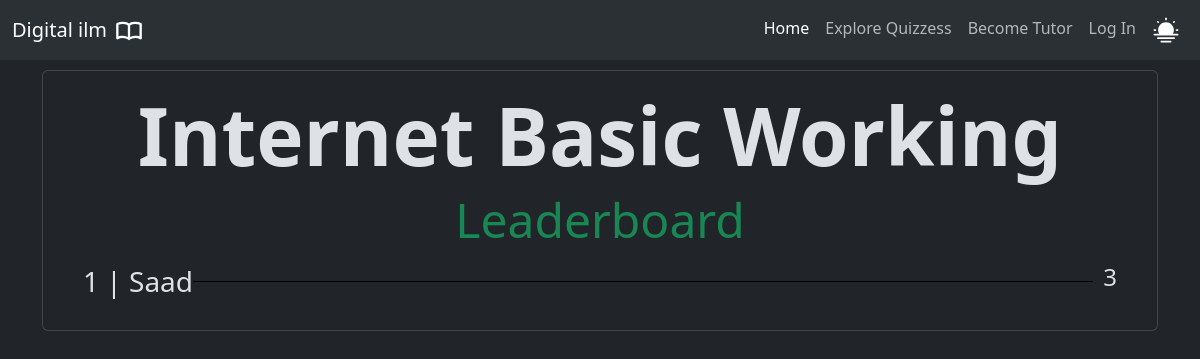
The page /learn/3/leaderboard/ on the database as committed earlier.
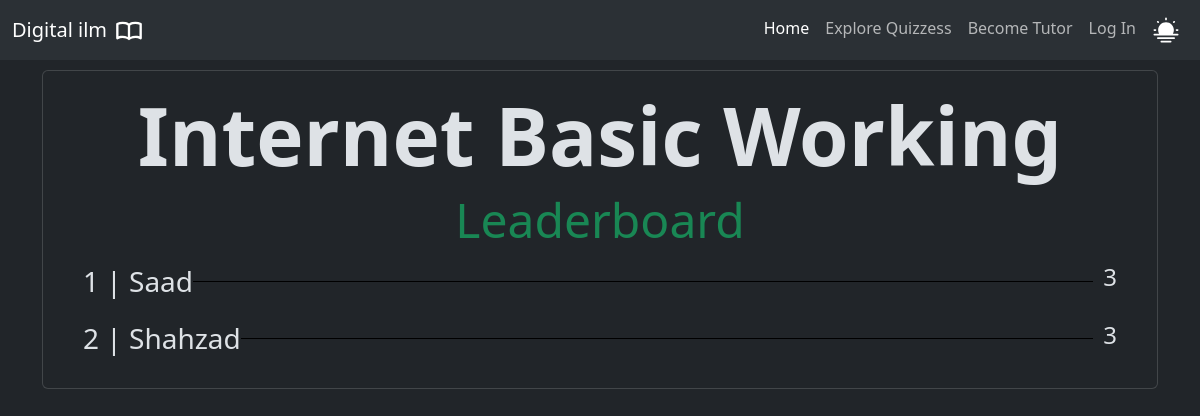
The same page on the database as committed later.
### learn/models.py (models this page shows, shortened)
class QuestionSheet(models.Model):
    title = models.CharField(max_length=200)
    tutor = models.ForeignKey(User, on_delete=models.CASCADE, related_name="tutor")
    l = [
        (1, 1),
        (2, 2),
        (3, 3),
        (4, 4),
        (5, 5)]
    level = models.IntegerField(choices=l, default=1)

class Student(models.Model):
    name = models.CharField(max_length=100)
    score = models.IntegerField()
    attempted_sheet = models.ForeignKey(QuestionSheet, on_delete=models.CASCADE, related_name="attempted_sheet")

### learn/views.py (the view)
# urls.py: path('<int:question_sheet_id>/leaderboard/', views.leaderboard_by_id, name="leaderboard_by_id"),
def leaderboard_by_id(request, question_sheet_id):
    raw_question_sheet = QuestionSheet.objects.filter(id=question_sheet_id)
    if not raw_question_sheet:
        return render(request, 'question_sheet.html', {"found": 0})
    question_sheet = raw_question_sheet[0]
    all_students = Student.objects.filter(attempted_sheet=question_sheet.id)
    redirected = request.GET.get('redirected', False)
    _student_id: str = request.GET.get('student_id', "")
    student_id = int(_student_id) if _student_id.isdigit() else None
    student = None
    if redirected and student_id:
        _student = Student.objects.filter(id=student_id, attempted_sheet=question_sheet.id)
        student = _student[0] if _student else None
    return render(request, 'leaderboard.html', {"question_sheet": question_sheet, "student": student, "all_students": all_students, "redirected": redirected})

### learn/templates/leaderboard.html (shortened to what this page needs)
{% extends "layout.html" %}
{% block body %}
<div class="container mt-5">
  <div class="card">
      <div class="card-body">
          <h1 class="card-title text-center display-1 fw-bold">{{ question_sheet.title }}</h1>
          <h1 class="card-title text-center display-5 text-success">Leaderboard</h1>
          {% for student in all_students %}
          <div class="mx-4 mb-2"
               style="
               display: flex;
               align-items: center;
               justify-content: space-between;
               ">
              <h3 class="mt-2 mr-2">
                {{ student.id }} | {{ student.name }}
              </h3>
              <span class=""
                    style="
                    flex-grow: 1;
                    border-bottom: 1px solid #000;
                    margin-right: 10px;
                    "></span>
              <h4>
                  {{ student.score }}
              </h4>
          </div>
          {% endfor %}
      </div>
  </div>
</div>
{% endblock %}

### templates/layout.html (shortened to what this page needs)
{% load static %}
<!DOCTYPE html>
<html lang="en" data-bs-theme="dark">
<head>
    <link rel="stylesheet" href="{% static 'bootstrap/css/bootstrap.min.css' %}">
      <link rel="stylesheet" href="{% static 'css/check.css' %}">
</head>
<body >
    {% block nav %}
    <div class="card">
        <header>
            <nav class="navbar navbar-expand-lg bg-body-tertiary fixed-top">
                <div class="container-fluid">
                  <a class="navbar-brand d-flex align-items-center gap-2" href="{% url 'home' %}"><span id="digitalilm">Digital ilm</span><span id="digitalilm-logo"></span></a>
                  <div class="offcanvas offcanvas-end lg-offcanvas-none" tabindex="-1" id="navContent">
                    <div class="offcanvas-body">
                      <ul class="navbar-nav ms-auto mb-2 mb-lg-0">
                        <li class="nav-item">
                          <a class="nav-link  active" aria-current="page" href="{% url 'home' %}">Home</a>
                        </li>
                        <li class="nav-item">
                          <a class="nav-link " href="{% url 'explore-quizzes' %}">Explore Quizzess</a>
                        </li>
                        {% if user.is_authenticated %}
                        <li class="nav-item">
                          <a href="{% url 'tutor' %}" class="nav-link">{{ user.username|truncatechars:20 }}</a>
                        </li>
                        <li class="nav-item">
                          <a href="{% url 'confirm-logout' %}" class="nav-link">Log Out</a>
                        </li>
                        {% else %}
                        <li class="nav-item">
                          <a href="{% url 'register' %}" class="nav-link">Become Tutor</a>
                        </li>
                        <li class="nav-item d-flex">
                          <a href="{% url 'login'%}" class="nav-link me">Log In</a>
                        </li>
                        {% endif %}
                        <li class="nav-item">
                          <button id="theme-toggle" onclick="themeToggle()" class="nav-link" aria-label="Toggle theme">
                          </button>
                        </li>
                      </ul>
                    </div>
                  </div>
                </div>
              </nav>
        </header>
</div>
{% endblock %}
{% block body %}{% endblock %}
</body>
</html>

### templates/layout.html (style rules this page uses)
body { padding: 20px; }
.offcanvas { border-left: none !important; }

Rows that differ between the two databases and show on the page:
added Student: id "2", name "Shahzad", score "3"
